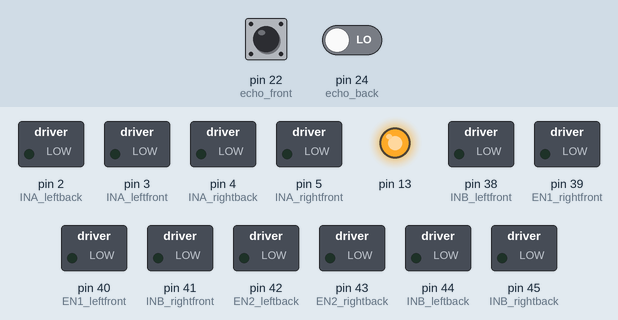
Bench run of a sketch on a simulated Arduino Mega 2560, built with avr-gcc and run on an emulated ATmega2560. On the bench: switched loads named in the sketch (green lamp = pin HIGH), output pins drawn as LEDs (lit = HIGH). Inputs (shaded band) come from the test bench; at power-on: pin 22 (echo_front) LOW, pin 24 (echo_back) LOW. Pins used as bus, display or sensor lines are not drawn.

Above: at 0.1 s.
At 11.5 s:
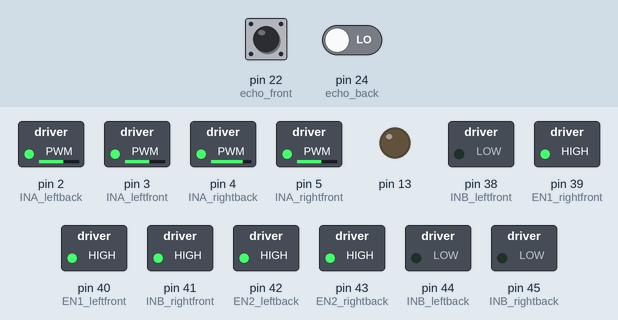
11.6 s: pin 22 (echo_front) pulsed HIGH 5 times (0.12 s each, 0.3 s apart)
At 14.3 s:
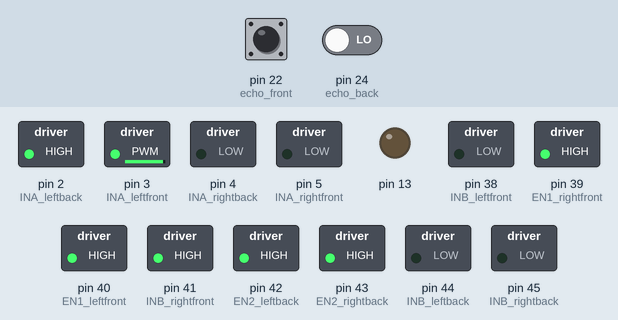
Timing chart, 0 to 17.2 s (numbered marks = the images above; inputs shaded):
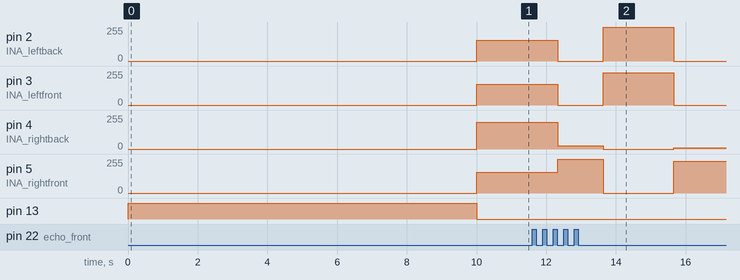

The sketch:

Slrc_new.ino
```cpp
#include <QTRSensors.h>
#include <SharpIR.h>

#define NUM_SENSORS             8  // number of sensors used
#define NUM_SAMPLES_PER_SENSOR  4  // average 4 analog samples per sensor reading
#define EMITTER_PIN  QTR_NO_EMITTER_PIN // emitter is controlled by digital pin 2

//ultrasonic sensor
#define trig_front 6
#define echo_front 22

#define trig_back 7
#define echo_back 24

//Sharp IR
#define ir_right A11
#define ir_mid   A10
#define ir_left  A9

// IR model
#define model1 1080
#define model2 1080
#define model3 1080

// left motors
int  INA_leftfront = 3;
int INB_leftfront = 38;
int EN1_leftfront = 40;

int INA_leftback = 2;
int INB_leftback = 44;
int EN2_leftback = 42;

//right motors
int  INA_rightfront = 5;
int INB_rightfront = 41;
int EN1_rightfront = 39;

int INA_rightback = 4;
int INB_rightback = 45;
int EN2_rightback = 43;

//encoder pins
int encoderPin1_left = 36;
int encoderPin2_left = 34;
int encoderPin2Value_left = 0;
int Position_left = 0; // variable for position

int encoderPin1_right = 37;
int encoderPin2_right = 35;
int encoderPin2Value_right = 0;
int Position_right = 0; // variable for position

int initial_motor_speed = 120;

//pins for color sensors
#define S0 51
#define S1 53
#define S2 50
#define S3 48
#define sensorOut 52

int redMax = 0;
int redMin = 0;
int greenMax = 0;
int greenMin = 0;
int blueMax = 0;
int blueMin = 0;

int threshold = 100;

// sensors 0 through 5 are connected to analog inputs 0 through 5, respectively
QTRSensorsAnalog qtra((unsigned char[]) {
  0, 1, 2, 3, 4, 5, 6, 7
},
NUM_SENSORS, NUM_SAMPLES_PER_SENSOR, EMITTER_PIN);
unsigned int sensorValues[NUM_SENSORS];


void setup() {
  Serial.begin(9600);
  //define pinmode of motor pins
  pinMode(INA_leftfront, OUTPUT);
  pinMode(INB_leftfront, OUTPUT);
  pinMode(EN1_leftfront, OUTPUT);

  pinMode(INA_leftback, OUTPUT);
  pinMode(INB_leftback, OUTPUT);
  pinMode(EN2_leftback, OUTPUT);

  pinMode(INA_rightfront, OUTPUT);
  pinMode(INB_rightfront, OUTPUT);
  pinMode(EN1_rightfront, OUTPUT);

  pinMode(INA_rightback, OUTPUT);
  pinMode(INB_rightback, OUTPUT);
  pinMode(EN2_rightback, OUTPUT);

  //setup encoders
  pinMode(encoderPin1_left, INPUT);
  pinMode(encoderPin2_left, INPUT);
  attachInterrupt(digitalPinToInterrupt(encoderPin1_left), checkEncoder_left, RISING);

  pinMode(encoderPin1_right, INPUT);
  pinMode(encoderPin2_right, INPUT);
  attachInterrupt(digitalPinToInterrupt(encoderPin1_right), checkEncoder_right, RISING);


  //define pinMode for color sensor
  pinMode(S0, OUTPUT);
  pinMode(S1, OUTPUT);
  pinMode(S2, OUTPUT);
  pinMode(S3, OUTPUT);
  pinMode(sensorOut, INPUT);
  /// Setting frequency-scaling to 20%
  digitalWrite(S0, HIGH);
  digitalWrite(S1, LOW);

  pinMode(13, OUTPUT);
  digitalWrite(13, HIGH);    // turn on Arduino's LED to indicate we are in calibration mode
  for (int i = 0; i < 400; i++)  // make the calibration take about 10 seconds
  {
    qtra.calibrate();       // reads all sensors 10 times at 2.5 ms per six sensors (i.e. ~25 ms per call)
  }
  digitalWrite(13, LOW);     // turn off Arduino's LED to indicate we are through with calibration

  forward();
  analogWrite(INA_leftfront, 155); //Left Motor Speed
  analogWrite(INA_leftback, 155); //Right Motor Speed
  analogWrite(INA_rightfront, 155); //Left Motor Speed
  analogWrite(INA_rightback, 200);
  delay(300);


  //setup for ultrasonic
  pinMode(trig_front, OUTPUT);
  pinMode(trig_back, OUTPUT);

  pinMode(echo_front, INPUT);
  pinMode(echo_back, INPUT);
}

void loop() {
  // put your main code here, to run repeatedly:
  //followCurve();
  wall_following();
  /* unsigned int position = qtra.readLine(sensorValues);
    int Error = position - 2500;
    for (unsigned char i = 0; i < NUM_SENSORS; i++)
    { Serial.print(sensorValues[i]);
     Serial.print('\t');
    }
  */

}


//////////////////////////////////
/*
  void mazeSolver() {
  while (1) {
    char color = readColor();
    if (color == "R") {
      stopbot();
      return;
    }
    else {
      unsigned int position = qtra.readLine(sensorValues);
      int junction = findJunction();
      if (sensorValues[0] > threshold) { // condition for straight line
        followStraight();
      }
      else if (junction == 0) {
        followStraight();
        delay(50);
        //turnLeft();
        delay(10);
      }
      else if (junction == 1) {
        followStraight();
      }
      else if (junction == 2) {
        //turnRight();
        delay(10);
      }
      else if (junction == 3) {
      //  turnU();
        delay(10);
      }
    }
  }
  }
*/
//////////////////////////////////////////
/*
  int findJunction() {
  unsigned int position = qtra.readLine(sensorValues);
  if () { // condition for L junction
    return 0; //trun left
  }
  if () { // condition for T junction
    return 0;  //turn left
  }
  if () { // conditon for  R junction
    followStraight();
    delay(50);
    if () { // condition for T right junction
      return 1; //go straight
    }
    if () { //  condition black plane
      return 2;; // turn right
    }
  }
  if () { // condition for 180 turn
    return 3; // turn 180
  }
  }
*/
///////////////////////////////////////////
void followStraight() {
  unsigned int position = qtra.readLine(sensorValues);
  int Error = position - 3500;
  float PID_value_ir = IR_pid(Error);
  motor_control(PID_value_ir);
}

////////////////////////////////////////////
//function for first curve in task A
void followCurve() {
  while (1) {
    char color = readColor();
    if (color == "B") {
      stopbot();
      return;
    }
    else {
      unsigned int position = qtra.readLine(sensorValues);
      int Error = position - 3500;
      float PID_value_ir = IR_pid(Error);
      motor_control(PID_value_ir);
    }
  }
}

///////////////////////////////////////////////
float Kp_ir = 0.02;
float Ki_ir = 0;
float Kd_ir = 1;

float P_ir = 0, I_ir = 0, D_ir = 0, PID_value_ir = 0;
float previous_error_ir = 0, previous_I_ir = 0;

//PID function
float IR_pid(float error_ir)
{
  P_ir = error_ir;
  I_ir = I_ir + previous_I_ir;
  D_ir = error_ir - previous_error_ir;

  PID_value_ir = (Kp_ir * P_ir) + (Ki_ir * I_ir) + (Kd_ir * D_ir);

  previous_I_ir = I_ir;
  previous_error_ir = error_ir;
  return PID_value_ir;
}

////////////////////////////////////////////////
//Motor control function
void motor_control(float PID_value_ir)
{
  // Calculating the effective motor speed:
  int left_motor_speed = initial_motor_speed + PID_value_ir;
  int right_motor_speed = initial_motor_speed -  PID_value_ir;

  // The motor speed should not exceed the max PWM value
  left_motor_speed = constrain(left_motor_speed, 0, 255);
  right_motor_speed = constrain(right_motor_speed, 0, 255);
  /*
    Serial.print(left_motor_speed);
    Serial.print("\t");
    Serial.println(right_motor_speed);
  */
  analogWrite(INA_leftfront, left_motor_speed * 0.95); //Left Motor Speed
  analogWrite(INA_leftback, left_motor_speed); //Right Motor Speed
  analogWrite(INA_rightfront, right_motor_speed); //Left Motor Speed
  analogWrite(INA_rightback, right_motor_speed * 1.1); //Right Motor Speed

  //following lines of code are to make the bot move forward
  forward();
}

//////////////////////////////////////////////
char readColor() {
  // Setting "red" read
  digitalWrite(S2, LOW);
  digitalWrite(S3, LOW);
  // Reading the output frequency
  int frequency = pulseIn(sensorOut, LOW);
  int R = frequency;
  // Printing the value on the serial monitor
  /*Serial.print("R= ");//printing name
    Serial.print(frequency);//printing RED color frequency
    Serial.print("  ");
    delay(50);*/

  // Setting "Green" read
  digitalWrite(S2, HIGH);
  digitalWrite(S3, HIGH);
  // Reading the output frequency
  frequency = pulseIn(sensorOut, LOW);
  int G = frequency;
  // Printing the value on the serial monitor
  /*Serial.print("G= ");//printing name
    Serial.print(frequency);//printing RED color frequency
    Serial.print("  ");
    delay(50);*/

  //Setting "Blue" read
  digitalWrite(S2, LOW);
  digitalWrite(S3, HIGH);
  // Reading the output frequency
  frequency = pulseIn(sensorOut, LOW);
  int B = frequency;
  // Printing the value on the serial monitor
  /*Serial.print("B= ");//printing name
    Serial.print(frequency);//printing RED color frequency
    Serial.println("  ");
    delay(50);*/

  if (R<redMax & R>redMin & G<greenMax & G>greenMin) {
    Serial.println("R");
    return "R";
  }

  if (B<blueMax & B>blueMin & G<greenMax & G>greenMin) {
    Serial.println("G");
    return "G";
  }

  if (R<redMax & R>redMin & B<blueMax & B>blueMin) {
    Serial.println("B");
    return "B";
  }
}

/////////////////////////////////////////////////////
void forward() {
  digitalWrite(INB_leftfront, LOW);
  digitalWrite(EN1_leftfront, HIGH);

  digitalWrite(INB_leftback, LOW);
  digitalWrite(EN2_leftback, HIGH);

  digitalWrite(INB_rightfront, HIGH);
  digitalWrite(EN1_rightfront, HIGH);

  digitalWrite(INB_rightback, LOW);
  digitalWrite(EN2_rightback, HIGH);

}
int turnSpeed = 60;
void reverse() {
  digitalWrite(INB_leftfront, HIGH);
  digitalWrite(EN1_leftfront, HIGH);

  digitalWrite(INB_leftback, HIGH);
  digitalWrite(EN2_leftback, HIGH);

  digitalWrite(INB_rightfront, LOW);
  digitalWrite(EN1_rightfront, HIGH);

  digitalWrite(INB_rightback, HIGH);
  digitalWrite(EN2_rightback, HIGH);
}

void right() {
  digitalWrite(INB_leftfront, HIGH);
  digitalWrite(EN1_leftfront, HIGH);

  digitalWrite(INB_leftback, LOW);
  digitalWrite(EN2_leftback, HIGH);

  digitalWrite(INB_rightfront, LOW);
  digitalWrite(EN1_rightfront, HIGH);

  digitalWrite(INB_rightback, LOW);
  digitalWrite(EN2_rightback, HIGH);
}

void left() {
  digitalWrite(INB_leftfront, LOW);
  digitalWrite(EN1_leftfront, HIGH);

  digitalWrite(INB_leftback, HIGH);
  digitalWrite(EN2_leftback, HIGH);

  digitalWrite(INB_rightfront, HIGH);
  digitalWrite(EN1_rightfront, HIGH);

  digitalWrite(INB_rightback, HIGH);
  digitalWrite(EN2_rightback, HIGH);
}


void turnleft_90() {
  digitalWrite(INB_leftfront, LOW);
  digitalWrite(EN1_leftfront, HIGH);

  digitalWrite(INB_leftback, LOW);
  digitalWrite(EN2_leftback, HIGH);

  digitalWrite(INB_rightfront, HIGH);
  digitalWrite(EN1_rightfront, HIGH);

  digitalWrite(INB_rightback, HIGH);
  digitalWrite(EN2_rightback, HIGH);

  while (Position_left < 70 || Position_right < 70) {
    analogWrite(INA_leftfront, turnSpeed);
    analogWrite(INA_leftback, turnSpeed);
    analogWrite(INA_rightfront, turnSpeed);
    analogWrite(INA_rightfront, turnSpeed);
  }
  while (Position_left < 90 || Position_right < 90) {
    analogWrite(INA_leftfront, turnSpeed - 30); // turnSpeed-30 mean slow speed after 70 degrees
    analogWrite(INA_leftback, turnSpeed - 30);
    analogWrite(INA_rightfront, turnSpeed - 30);
    analogWrite(INA_rightfront, turnSpeed - 30);
  }
  stopbot();
  delay(500);
}

void stopbot() {
  digitalWrite(EN1_leftfront, LOW);
  digitalWrite(EN2_leftback, LOW);
  digitalWrite(EN1_rightfront, LOW);
  digitalWrite(EN2_rightback, LOW);
}

void checkEncoder_left()
{
  encoderPin2Value_left = digitalRead(encoderPin2_left);
  if (encoderPin2Value_left == 1)
  {
    Position_left++;
  }
  else
  {
    Position_left--;
  }
}

void checkEncoder_right()
{
  encoderPin2Value_right = digitalRead(encoderPin2_right);

  if (encoderPin2Value_right == 1)
  {
    Position_right++;
  }
  else
  {
    Position_right--;
  }
}

void wall_following() {
  float wall_threshold = 10.00;
  while (true) {

    digitalWrite(trig_front, LOW);
    delay(2);
    digitalWrite(trig_front, HIGH);
    delay(10);
    digitalWrite(trig_front, LOW);
    long duration_front = pulseIn(echo_front, HIGH);

    digitalWrite(trig_back, LOW);
    delay(2);
    digitalWrite(trig_back, HIGH);
    delay(10);
    digitalWrite(trig_back, LOW);
    long duration_back = pulseIn(echo_back, HIGH);

    /*   float right_ir_value = analogRead(ir_right);
       float mid_ir_value = analogRead(ir_mid);
       float left_ir_value = analogRead(ir_left);

       float right_ir_distance = 27.86 / (right_ir_value - 0.16);
       float mid_ir_distance = 27.86 / (mid_ir_value - 0.16);
       float left_ir_distance = 27.86 / (left_ir_value - 0.16);*/


    float distance_front = duration_front * 0.034 / 2;
    float distance_back = duration_back * 0.034 / 2;

    float front_error = distance_front - wall_threshold;
    float back_error = distance_back - wall_threshold;

    //  Serial.print(front_error);

    float front_pid = wall_pid(front_error);
    float back_pid = wall_pid(back_error);
    /*  Serial.print("\t");
       Serial.print(front_pid);
       Serial.print("\t");*/
    motor_control(front_pid);


    /*
        Serial.print("Distance_front: ");
        Serial.print(distance_front);
        Serial.print(" cm     ");*/
    /*
          Serial.print("Distance_back: ");
          Serial.print(distance_back);
          Serial.println(" cm");


          /*
          Serial.print("IR_right: ");
          Serial.print(right_ir_distance);
          Serial.print(" cm     ");

          Serial.print("IR_mid: ");
          Serial.print(mid_ir_distance);
          Serial.print(" cm     ");

          Serial.print("IR_left: ");
          Serial.print(left_ir_distance);
          Serial.print(" cm     ");*/

    delay(2);
  }
}

float Kp_wall = 12;
float Ki_wall = 0;
float Kd_wall = 4;

float P_wall = 0, I_wall = 0, D_wall = 0, PID_value_wall = 0;
float previous_error_wall = 0, previous_I_wall = 0;

//PID function
float wall_pid(float error_wall) {

  P_wall = error_wall;
  I_wall = I_wall + previous_I_wall;
  D_wall = error_wall - previous_error_wall;

  PID_value_wall = (Kp_wall * P_wall) + (Ki_wall * I_wall) + (Kd_wall * D_wall);

  previous_I_wall = I_wall;
  previous_error_wall = error_wall;

  return PID_value_wall;
}
```
